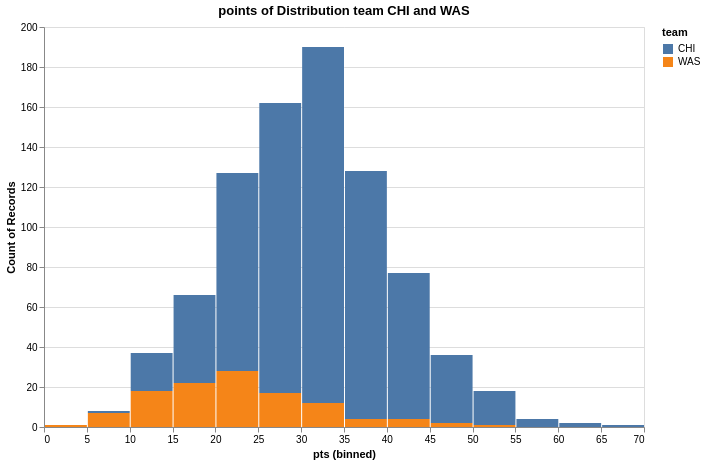

The notebook cell saved with this chart:
### Code cell
pts_hist = alt.Chart(df_train).mark_bar().encode(
    x=alt.X('pts', bin=alt.Bin(maxbins=30)),
    y='count()',
    color='team'
).properties(
    width=600,
    height=400,
    title='points of Distribution team CHI and WAS'
)
pts_hist

### Figure 1 — Vega-Lite specification as saved in the notebook (floating-point values rounded to 4 significant figures; data arrays with more than 128 entries replaced by an {"elided": "..."} marker saying what was removed)
{"config": {"view": {"continuousWidth": 400, "continuousHeight": 300}}, "data": {"name": "data-8d36c6075c23abcc830bfd09f67c1a6b"}, "mark": "bar", "encoding": {"color": {"field": "team", "type": "nominal"}, "x": {"bin": {"maxbins": 30}, "field": "pts", "type": "quantitative"}, "y": {"aggregate": "count", "type": "quantitative"}}, "height": 400, "title": "points of Distribution team CHI and WAS", "width": 600, "$schema": "https://vega.github.io/schema/vega-lite/v4.17.0.json", "datasets": {"data-8d36c6075c23abcc830bfd09f67c1a6b": {"elided": "857 records"}}}
